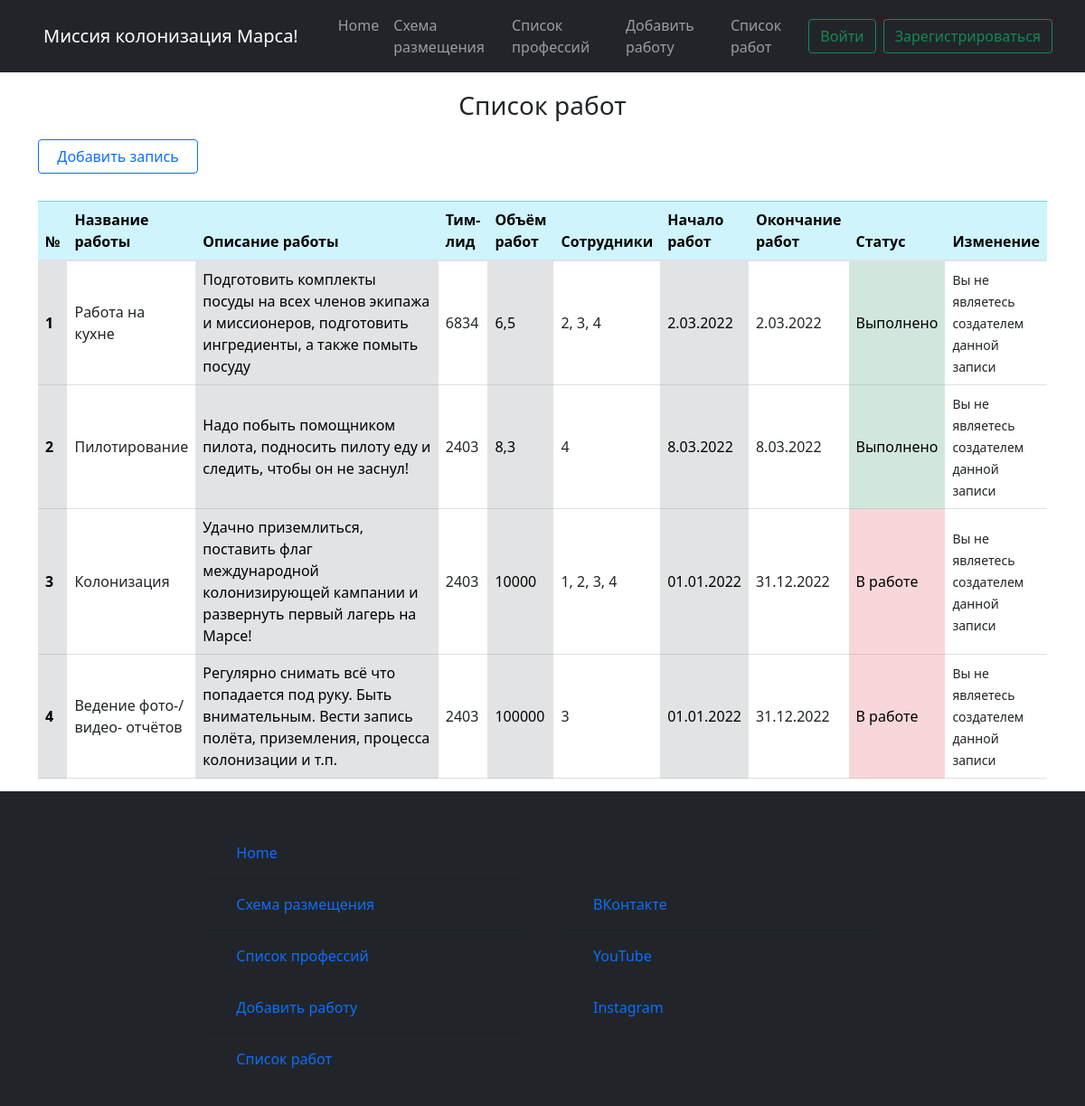
/job_list, run on an earlier commit of the app's database.
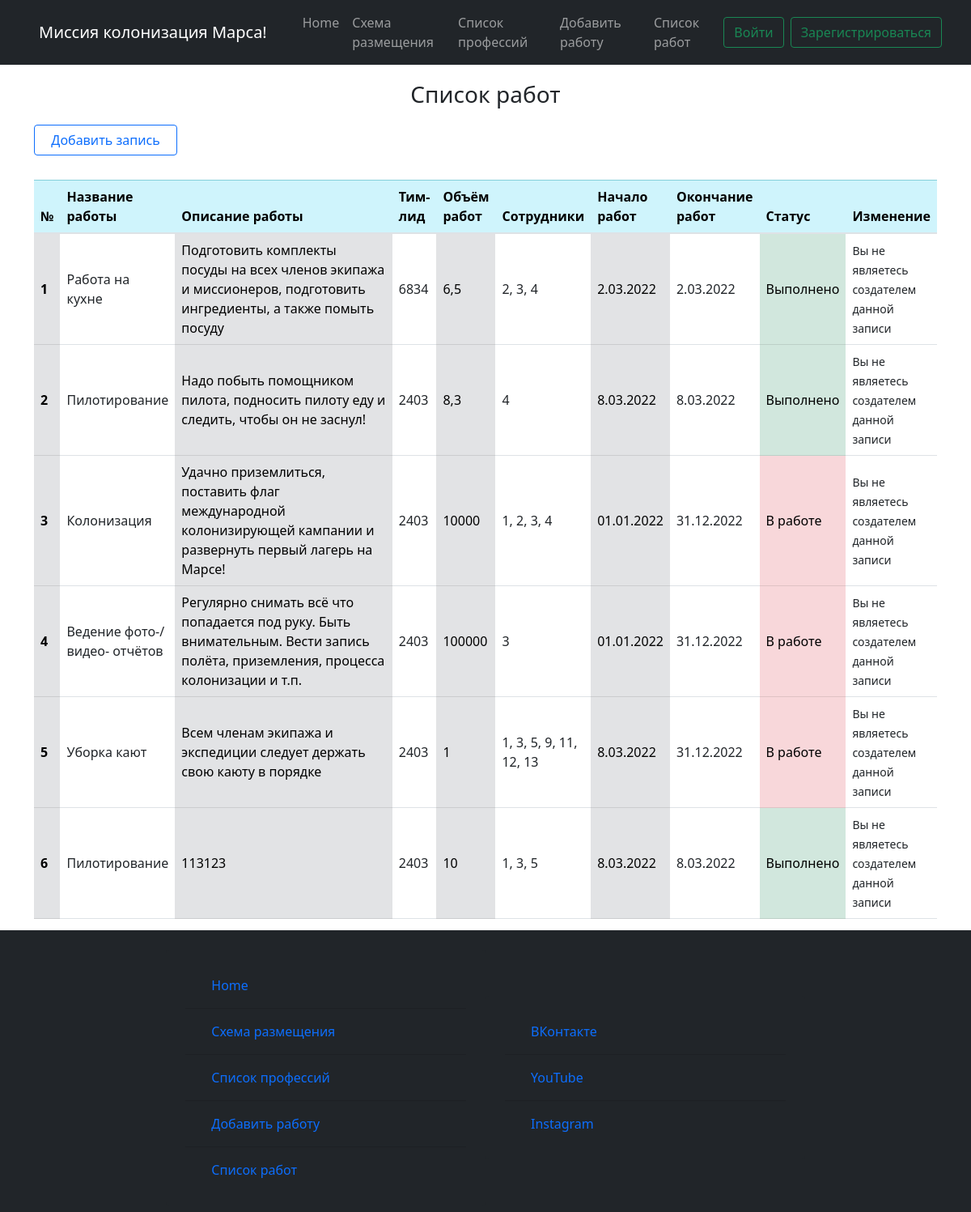
And on a later commit of the database.
### static/data/jobs.py (models this page shows)
class Jobs(SqlAlchemyBase, UserMixin, SerializerMixin):
    __tablename__ = 'jobs'
    id = sqlalchemy.Column(sqlalchemy.Integer,
                           primary_key=True, autoincrement=True)
    job_title = sqlalchemy.Column(sqlalchemy.String, nullable=True)
    job_describe = sqlalchemy.Column(sqlalchemy.String, nullable=True)
    team_leader = sqlalchemy.Column(sqlalchemy.Integer, nullable=True)
    work_size = sqlalchemy.Column(sqlalchemy.Integer, nullable=True)
    collaborators = sqlalchemy.Column(sqlalchemy.String, nullable=True)
    start_date = sqlalchemy.Column(sqlalchemy.String, nullable=True)
    end_date = sqlalchemy.Column(sqlalchemy.String, nullable=True)
    creator = sqlalchemy.Column(sqlalchemy.Integer, nullable=True)
    is_finished = sqlalchemy.Column(sqlalchemy.Boolean, nullable=True)
    is_only_for_crew = sqlalchemy.Column(sqlalchemy.Boolean, nullable=True)

### runner.py (the view)
@app.route('/job_list', methods=['POST', 'GET'])
def job_list():
    db_sess = db_session.create_session()
    jobs = db_sess.query(Jobs).all()
    return render_template('html/job_list.html',
                           jobs=jobs,
                           image=image,
                           title='Список работ',
                           menu_bar_title='Миссия колонизация Марса!', )

### static/data/db_session.py (called while the page is built)
def create_session() -> Session:
    global __factory
    return __factory()

### templates/html/job_list.html
{% extends "html/base.html" %}
{% block content %}
    <div class="startpage">
        <div class="card-body-title job-list-title">
            <h3>Список работ</h3>
        </div>
        <a href="/create_job" class="btn btn-outline-primary">
              Добавить запись
        </a>
        <table class="table job-list">
            <thead class="table-info">
                <th scope="col">№</th>
                <th scope="col">Название работы</th>
                <th scope="col" class="col-lg-3">Описание работы</th>
                <th scope="col">Тим-лид</th>
                <th scope="col">Объём работ</th>
                <th scope="col">Сотрудники</th>
                <th scope="col">Начало работ</th>
                <th scope="col">Окончание работ</th>
                <th scope="col">Статус</th>
                <th scope="col">Изменение</th>
            </thead>
            <tbody>
                {% for job in jobs %}
                    <tr>
                        <th scope="row" class="table-secondary align-middle"> {{ loop.index }}</th>
                        <td class="align-middle">{{ job.job_title }}</td>
                        <td class="table-secondary align-middle">{{ job.job_describe }}</td>
                        <td class="align-middle">{{ job.team_leader }}</td>
                        <td class="table-secondary align-middle">{{ job.work_size }}</td>
                        <td class="align-middle">{{ job.collaborators }}</td>
                        <td class="table-secondary align-middle">{{ job.start_date}}</td>
                        <td class="align-middle">{{ job.end_date }}</td>
                        {% if job.is_finished == 0 %}
                            <td class="table-danger align-middle">В работе</td>
                        {% else %}
                            <td class="table-success align-middle">Выполнено</td>
                        {% endif %}
                        <td class="align-middle">
                            {% if current_user.is_authenticated and current_user.id == job.creator %}
                                <div>
                                    <a href="/edit_job/{{ job.id }}" class="btn btn-warning">
                                        Изменить
                                    </a>
                                    <p></p>
                                    <a href="/job_delete/{{ job.id }}" class="btn btn-danger">
                                         Удалить
                                    </a>
                                </div>
                            {% else %}
                                <div>
                                    <small>Вы не являетесь создателем данной записи</small>
                                </div>
                            {% endif %}
                        </td>
                    </tr>
                {% endfor %}
            </tbody>
        </table>
    </div>
{% endblock %}

### templates/html/base.html (shortened to what this page needs)
<!doctype html>
<html lang="en">
<head>
    <link rel="stylesheet"
          href="https://stackpath.bootstrapcdn.com/bootstrap/4.4.1/css/bootstrap.min.css"
>
    <link rel="stylesheet" href="../../static/css/professions.css">
    <link rel="stylesheet" href="../../static/css/index.css">
    <link rel="stylesheet" href="../../static/css/bar.css">
    <link rel="stylesheet" href="../../static/bootstrap-5.1.3-dist/css/bootstrap.css">
    <link rel="stylesheet" href="../../static/bootstrap-5.1.3-dist/css/bootstrap-grid.css">
    <link rel="stylesheet" href="../../static/bootstrap-5.1.3-dist/css/bootstrap-reboot.css">
    <link rel="stylesheet" href="../../static/bootstrap-5.1.3-dist/css/bootstrap-utilities.css">
    <link rel="stylesheet" href="../../static/css/professions.css">
    <link rel="stylesheet" href="../../static/css/index.css">
    <link rel="stylesheet" href="../../static/css/bar.css">
</head>
<body>
<div class="wrapper">
    <header>
    <nav class="navbar navbar-expand-lg navbar-dark bg-dark text-white">
        <div class="container-fluid">
            <a class="navbar-brand" href="/homepage">{{ menu_bar_title }}</a>
            <div class="collapse navbar-collapse" id="navbarSupportedContent">
                <ul class="navbar-nav me-auto mb-2 mb-lg-0">
                    <li class="nav-item">
                        <a class="nav-link" aria-current="page" href="/homepage">Home</a>
                    </li>
                    <li class="nav-item">
                        <a class="nav-link" href="/distribution">Схема размещения</a>
                    </li>
                    <li class="nav-item">
                        <a class="nav-link" href="/list_prof/ul">Список профессий</a>
                    </li>
                    <li class="nav-item">
                        <a class="nav-link" href="/create_job">Добавить работу</a>
                    </li>
                    <li class="nav-item">
                        <a class="nav-link" href="/job_list">Список работ</a>
                    </li>
                </ul>
                {% if current_user.is_authenticated %}
                    <div class="dropdown-navbar user-navbar">
                        <div class="btn-group">
                            <button type="button" class="btn btn-secondary dropdown-toggle" data-bs-toggle="dropdown"
                                    href="#" role="button" aria-expanded="false" id="user">
                                <span>
                                    {% if image %}
                                        <img src="{{ url_for('static', filename=image) }}"
                                             class="img-fluid rounded-start profile-card-img miniature-pic"
                                             alt="">
                                    {% else %}
                                        <img src="{{ url_for('static', filename='/images/avatars/no_avatar.png') }}"
                                             class="img-fluid rounded-start profile-card-img miniature-pic"
                                             alt="">
                                    {% endif %}
                                </span>
                                {{ current_user.name }}
                            </button>
                            <ul class="dropdown-menu">
                                <li><h6 class="dropdown-header">{{ current_user.name }} {{ current_user.surname }}</h6></li>
                                <li><a class="dropdown-item" href="/profile/{{ current_user.email }}">Профиль</a></li>
                                <li><hr class="dropdown-divider"></li>
                                <li><a class="dropdown-item" href="/homepage">Настройки</a></li>
                                <li><a class="dropdown-item" href="/logout">Выйти</a></li>
                            </ul>
                        </div>
                    </div>
                {% else %}
                    <form class="d-flex">
                        <a class="nav-brand" href="/login"><button class="btn btn-outline-success me-2" type="button">Войти</button></a>
                        <a class="nav-brand" href="/register"><button class="btn btn-outline-success me-2" type="button">Зарегистрироваться</button></a>
                    </form>
                {% endif %}
            </div>
        </div>
    </nav>
</header>
<main role="main" class="container">
    {% block content %}{% endblock %}
</main>
<footer class="navbar navbar-dark bg-dark navbar-footer row g-3" id="footer">
    <div class="card bg-dark col-md-4 footer-column">
        <div class="card-body">
            <form class="form-footer" method="post" novalidate>
                <ul class="list-group list-group-flush bg-dark">
                    <li class="list-group-item bg-dark">
                        <a class="nav-link" aria-current="page" href="/homepage">Home</a>
                    </li>
                    <li class="list-group-item bg-dark">
                        <a class="nav-link" href="/distribution">Схема размещения</a>
                    </li>
                    <li class="list-group-item bg-dark">
                        <a class="nav-link" href="/list_prof/ul">Список профессий</a>
                    </li>
                    <li class="list-group-item bg-dark">
                        <a class="nav-link" href="/create_job">Добавить работу</a>
                    </li>
                    <li class="list-group-item bg-dark">
                        <a class="nav-link" href="/job_list">Список работ</a>
                    </li>
                </ul>
            </form>
        </div>
    </div>
    <div class="card bg-dark col-md-4 footer-column">
        <div class="card-body">
            <form class="form-footer" method="post" novalidate>
                <ul class="list-group list-group-flush bg-dark">
                    <li class="list-group-item bg-dark">
                        <a class="nav-link" aria-current="page" href="https://m.vk.com/daniilkolevatykh"
                           target="_blank">ВКонтакте</a>
                    </li>
                    <li class="list-group-item bg-dark">
                        <a class="nav-link" href="https://www.youtube.com/channel/UCYcTAs_MR2JaN-LxTlDMQxA"
                           target="_blank">YouTube</a>
                    </li>
                    <li class="list-group-item bg-dark">
                        <a class="nav-link" href="https://www.instagram.com/daniil_kolevatykh/"
                           target="_blank">Instagram</a>
                    </li>
                </ul>
            </form>
        </div>
    </div>
</footer>
</div>
</body>
</html>

### static/css/index.css (style rules this page uses)
.table { margin-top: 30px; word-wrap: break-word; }
.job-list-title { margin: 20px; text-align: center; }
.job-list { margin-bottom: 30px; }
* { margin: 0; padding: 0; }
html, body { height: 100%; }
.wrapper { height: 100%; display: flex; flex-direction: column; }
main { flex: 1 1 auto; }
.footer-column { border: none; vertical-align: top; }

### static/css/bar.css (style rules this page uses)
.navbar-brand { alignment: center; padding-left: 20px; padding-right: 20px; }

What changed in the data, as far as the page shows it:
added Jobs: job_title "Уборка кают", job_describe "Всем членам экипажа и экспедиции следует держать свою каюту в порядке", team_leader "2403", work_size "1", collaborators "1, 3, 5, 9, 11, 12, 13", start_date "8.03.2022", end_date "31.12.2022", is_finished "В работе"
added Jobs: job_title "Пилотирование", job_describe "113123", team_leader "2403", work_size "10", collaborators "1, 3, 5", start_date "8.03.2022", end_date "8.03.2022", is_finished "Выполнено"
